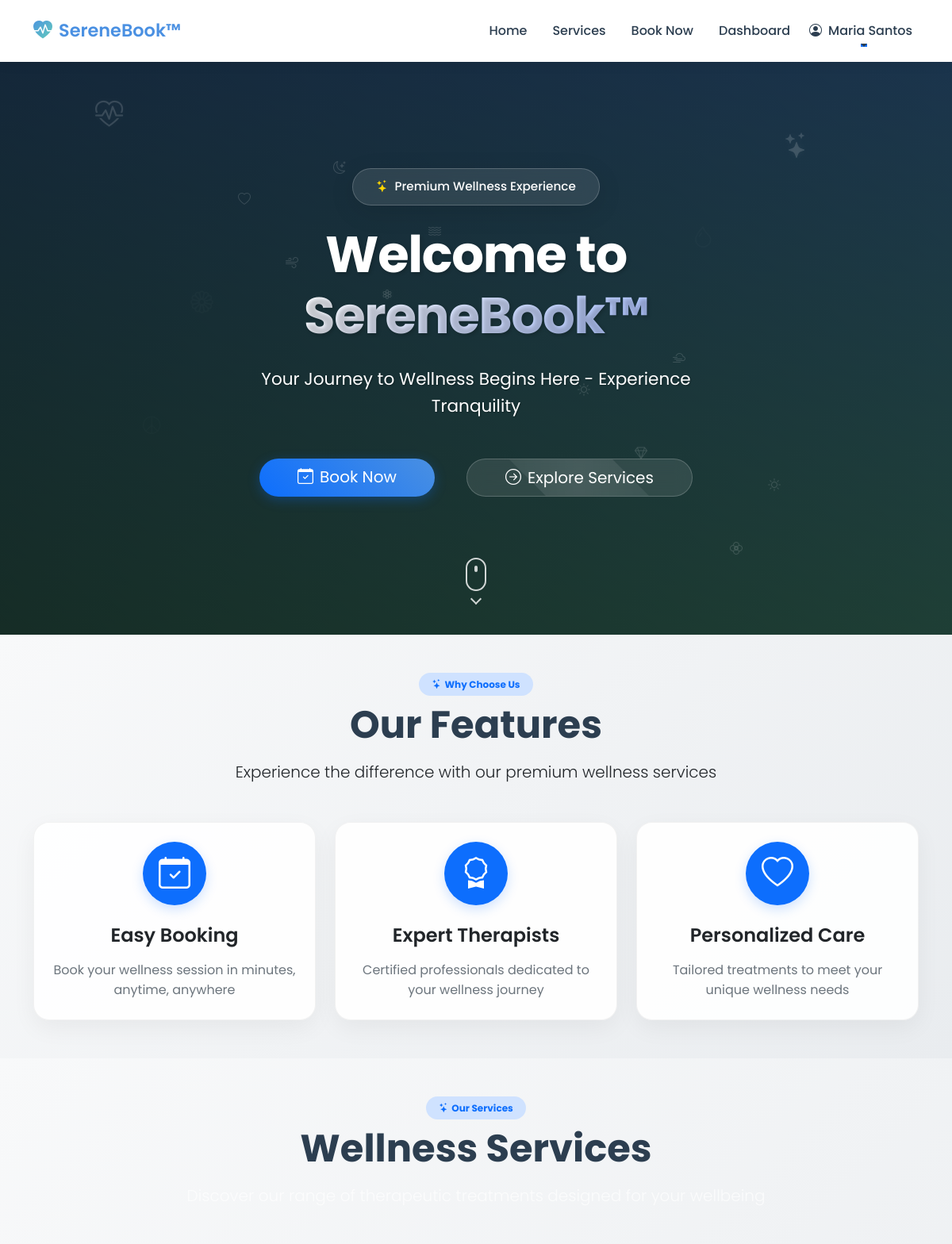
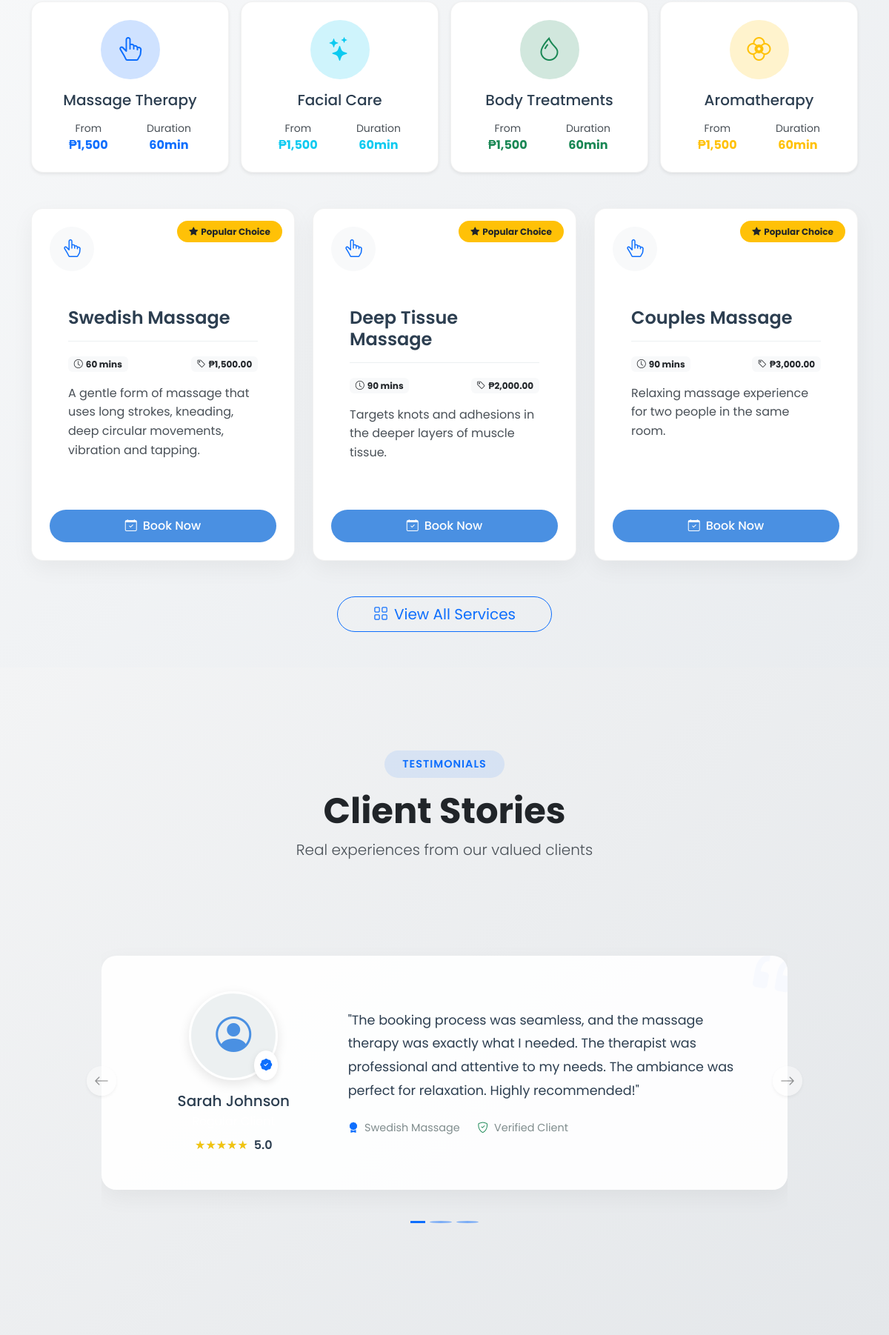
Screenshot of / (signed in, upper part) with the database file from the repository (2 pictures, top to bottom).
### tables this page shows
CREATE TABLE IF NOT EXISTS Services (
    service_id INT AUTO_INCREMENT PRIMARY KEY,
    service_name VARCHAR(100) NOT NULL,
    description TEXT,
    duration INT NOT NULL,
    price DECIMAL(10,2) NOT NULL,
    service_type ENUM('massage', 'facial', 'body') NOT NULL,
    image VARCHAR(255) DEFAULT 'placeholder.jpg',
    popularity INT DEFAULT 0,
    is_popular BOOLEAN DEFAULT FALSE,
    is_deleted BOOLEAN DEFAULT FALSE,
    created_at TIMESTAMP DEFAULT CURRENT_TIMESTAMP,
    updated_at TIMESTAMP DEFAULT CURRENT_TIMESTAMP ON UPDATE CURRENT_TIMESTAMP
);

### app/views/home.php (the view, shortened to what the rows shown need)
<?php include 'templates/header.php'; ?>
<div class="hero-section position-relative overflow-hidden">
    <div class="hero-content text-center text-white d-flex align-items-center min-vh-100">
        <div class="container py-5">
            <div class="row justify-content-center">
                <div class="col-lg-8">
                    <h1 class="hero-title mb-4" data-aos="fade-up" data-aos-duration="1000">
                        Welcome to <span class="text-gradient">SereneBook™</span>
                    </h1>
                </div>
            </div>
        </div>
    </div>
</div>
<section class="features-section py-5 bg-light">
    <div class="container">
        <div class="section-header text-center mb-5" data-aos="fade-up">
            <h2 class="display-5 fw-bold mb-3">Our Features</h2>
        </div>
    </div>
</section>
<section class="services-section py-5 bg-light">
    <div class="container">
        <div class="section-header text-center mb-5" data-aos="fade-up">
            <h2 class="display-5 fw-bold mb-3">Wellness Services</h2>
        </div>
        <div class="featured-services">
            <div class="row g-4">
                <?php if (!empty($all_services)): ?>
                    <?php foreach (array_slice($all_services, 0, 3) as $service): ?>
                    <div class="col-lg-4 col-md-6" data-aos="fade-up">
                        <div class="service-card bg-white rounded-4 p-4 position-relative hover-lift d-flex flex-column h-100">
                            <?php if ($service['is_popular']): ?>
                            <div class="popular-badge position-absolute">
                                <span class="badge bg-warning text-dark rounded-pill px-3 py-2">
                                    <i class="bi bi-star-fill me-1"></i>Popular Choice
                                </span>
                            </div>
                            <?php endif; ?>
                            <div class="service-icon-wrapper mb-4">
                                <?php
                                $iconClass = match($service['service_type']) {
                                    'massage' => 'bi-hand-index-thumb text-primary',
                                    'facial' => 'bi-stars text-info',
                                    'body' => 'bi-droplet text-success',
                                    default => 'bi-flower2 text-warning'
                                };
                                ?>
                                <div class="service-icon bg-light rounded-circle">
                                    <i class="bi <?php echo $iconClass; ?>"></i>
                                </div>
                            </div>
                            <div class="service-content flex-grow-1">
                                <h3 class="service-title h5 mb-3">
                                    <?php echo htmlspecialchars($service['service_name']); ?>
                                </h3>
                                <div class="service-meta mb-3">
                                    <span class="badge bg-light text-dark me-2">
                                        <i class="bi bi-clock me-1"></i><?php echo $service['duration']; ?> mins
                                    </span>
                                    <span class="badge bg-light text-dark">
                                        <i class="bi bi-tag me-1"></i>₱<?php echo number_format($service['price'], 2); ?>
                                    </span>
                                </div>
                                <p class="service-description text-dark-emphasis mb-4">
                                    <?php echo htmlspecialchars($service['description']); ?>
                                </p>
                            </div>
                            <div class="service-action mt-auto pt-3">
                                <a href="<?php echo BASE_URL; ?>/public/booking?service=<?php echo $service['service_id']; ?>"
                                   class="btn btn-primary w-100 rounded-pill">
                                    <i class="bi bi-calendar-check me-2"></i>Book Now
                                </a>
                            </div>
                        </div>
                    </div>
                    <?php endforeach; ?>
                <?php endif; ?>
            </div>
        </div>
    </div>
</section>
<section class="testimonials-section py-6 bg-light position-relative">
    <div class="container position-relative">
        <div class="text-center mb-5">
            <h2 class="display-5 fw-bold text-dark mb-2" data-aos="fade-up">Client Stories</h2>
        </div>
    </div>
</section>
<?php include 'templates/footer.php'; ?>

### rows the page displays
services: is_popular 1 (drawn), service_name "Swedish Massage", duration "60", price "1,500.00", description "A gentle form of massage that uses long strokes, kneading, deep circular movements, vibration and tapping."
services: is_popular 1 (drawn), service_name "Deep Tissue Massage", duration "90", price "2,000.00", description "Targets knots and adhesions in the deeper layers of muscle tissue."
services: is_popular 1 (drawn), service_name "Couples Massage", duration "90", price "3,000.00", description "Relaxing massage experience for two people in the same room."

### other values shown
$_SESSION['full_name'] "Maria Santos"
$category['name'] "Massage Therapy"
$category['name'] "Facial Care"
$category['name'] "Body Treatments"
$category['name'] "Aromatherapy"
